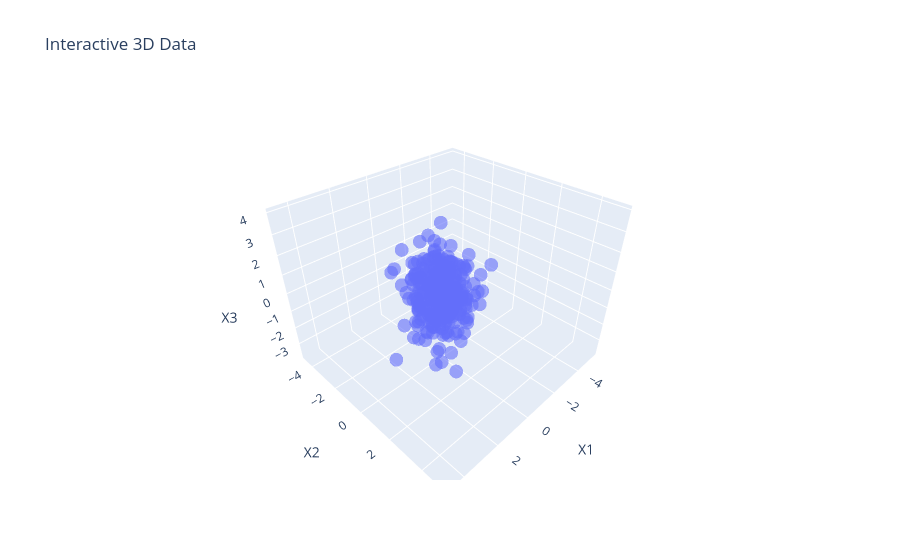

Notebook source saved alongside this figure:
### Code cell
import plotly.express as px
import pandas as pd

mean_vector = np.mean(X, axis=0)
X_centered = X - mean_vector
df_3D_plot = pd.DataFrame(X_centered, columns=["X1", "X2", "X3"])

fig = px.scatter_3d(
    df_3D_plot,
    x="X1",
    y="X2",
    z="X3",
    opacity=0.6,
    title="Interactive 3D Data"
)

fig.show()

### Figure 1 — Plotly figure (JSON) as saved in the notebook; plotly's stock layout.template omitted (floating-point values rounded to 4 significant figures; data arrays with more than 128 entries replaced by an {"elided": "..."} marker saying what was removed)
{"data": [{"hovertemplate": "X1=%{x}<br>X2=%{y}<br>X3=%{z}<extra></extra>", "legendgroup": "", "marker": {"color": "#636efa", "opacity": 0.6, "symbol": "circle"}, "mode": "markers", "name": "", "scene": "scene", "showlegend": false, "type": "scatter3d", "x": {"elided": "300 float values"}, "y": {"elided": "300 float values"}, "z": {"elided": "300 float values"}}], "layout": {"legend": {"tracegroupgap": 0}, "scene": {"domain": {"x": [0, 1], "y": [0, 1]}, "xaxis": {"title": {"text": "X1"}}, "yaxis": {"title": {"text": "X2"}}, "zaxis": {"title": {"text": "X3"}}}, "title": {"text": "Interactive 3D Data"}}}
